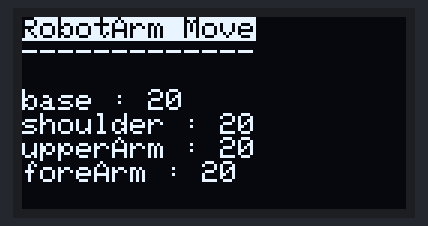
Simulated run of this sketch. Board: Arduino Uno, built with avr-gcc and run on an emulated ATmega328P. Shown: 128×64 one-colour display. What the sketch prints to the serial monitor is not drawn.

Above: at 0.1 s.
At 0.7 s:
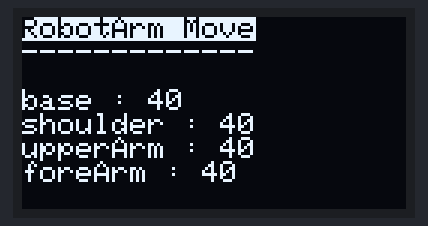
At 1.2 s:
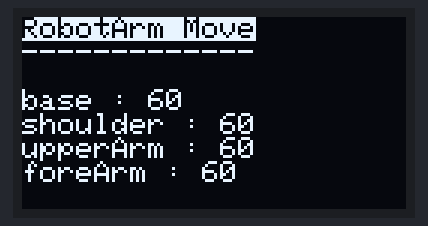
At 2.3 s:
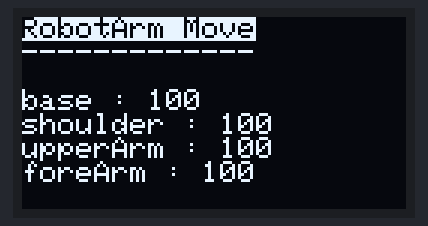
At 3.4 s:
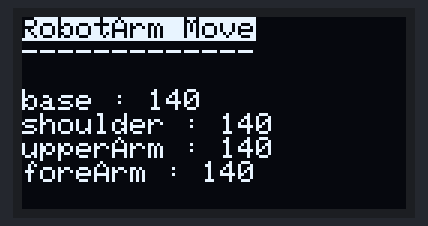
At 4.4 s:
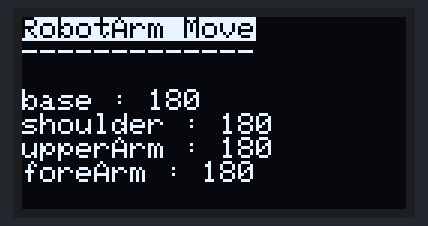

Measured:
- by itself, everything shown: repeats every 4.8 s, in 9 steps
- what the display in image 0 shows lasts 0.5 s, from 0.1 s to 0.6 s

The sketch:

02_OLEDTest.ino
```cpp
#include <Adafruit_GFX.h>
#include <Adafruit_SSD1306.h>
#define SCREEN_WIDTH 128 // OLED display width, in pixels
#define SCREEN_HEIGHT 64
#define OLED_RESET -1        // Reset pin # (or -1 if sharing Arduino reset pin)
#define SCREEN_ADDRESS 0x3C  ///< See datasheet for Address; 0x3D for 128x64, 0x3C for 128x32
Adafruit_SSD1306 display(SCREEN_WIDTH, SCREEN_HEIGHT, &Wire, OLED_RESET);
void setup() {
  Serial.begin(9600);
  // SSD1306_SWITCHCAPVCC = generate display voltage from 3.3V internally
  if (!display.begin(SSD1306_SWITCHCAPVCC, SCREEN_ADDRESS)) {
    Serial.println(F("SSD1306 allocation failed"));
    for (;;)
      ;  // Don't proceed, loop forever
  }
  Serial.println("oled found");
  // Clear the buffer
  display.clearDisplay();
  display.display();
}
int Angle = 0;
void loop() {
  display.clearDisplay();
  if (Angle >= 180) Angle = 0;
  Angle += 20;
  String base = "base : " + String(Angle);
  String shoulder = "shoulder : " + String(Angle);
  String upperArm = "upperArm : " + String(Angle);
  String foreArm = "foreArm : " + String(Angle);
  display.setTextSize(1.5);
  display.setTextColor(SSD1306_BLACK, SSD1306_WHITE);
  //좌표 이동 및 글자작성
  display.setCursor(0,0);
  display.println("RobotArm Move");
  display.setTextColor(SSD1306_WHITE);
  display.println("-------------");
  display.println(" ");
  display.setTextSize(1);
  display.println(base);
  display.println(shoulder);
  display.println(upperArm);
  display.println(foreArm);
  display.display();
  delay(500);
}
```
